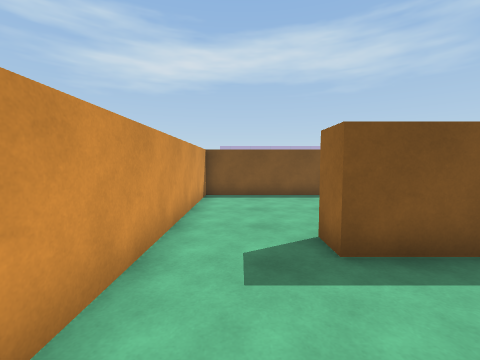
view 1 (above)

12 first-person views from a walk through a Unity game level. The camera is 1.4 m above the floor, tilts 4° down and sees 90° across. Doors are open. The floor is counted in squares, 1 m on a side. Each view is taken from the middle of a square. On the plan, view 1 faces up. The plan holds only what a view shows up to about 13 squares ahead; the rest is blank. The place goes on beyond the plan. The player is left out.

view 2
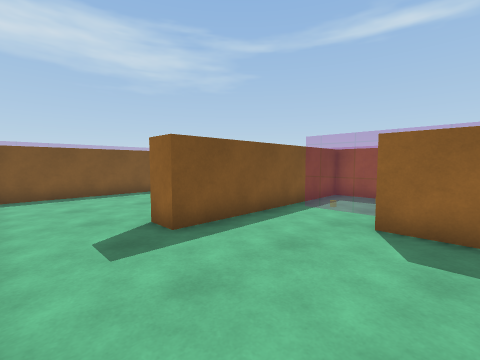

view 3
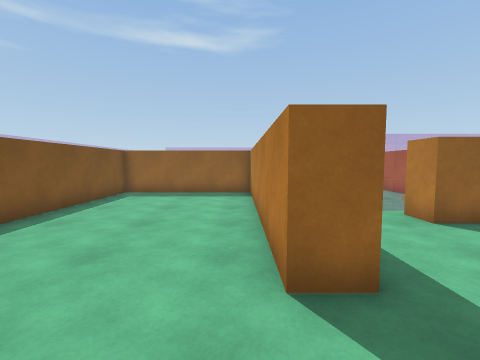

view 4
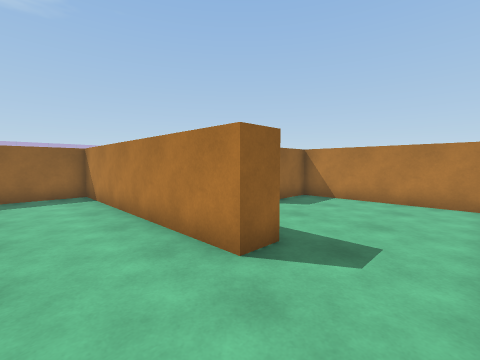

view 5
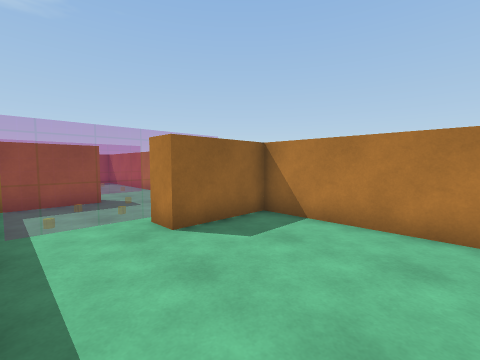

view 6
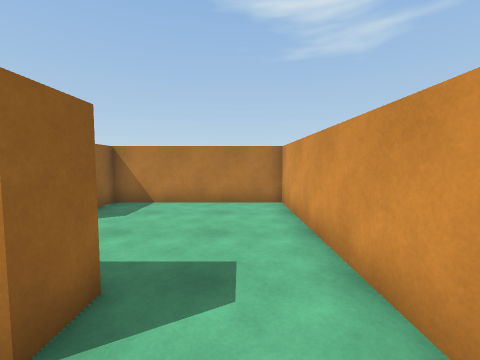

view 7
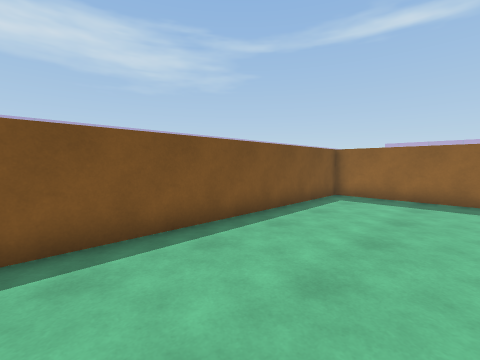

view 8
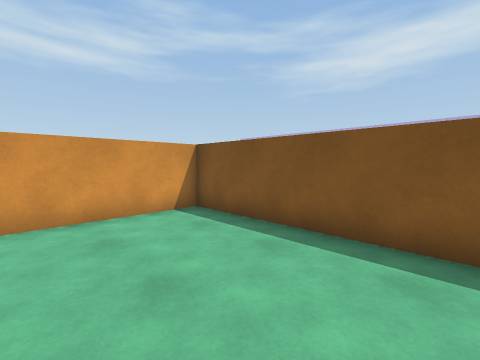

view 9
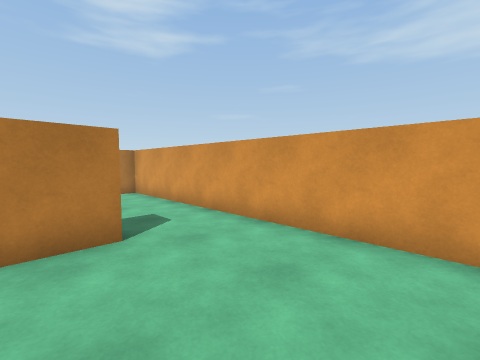

view 10
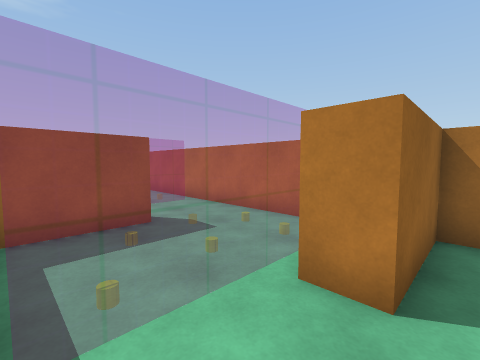

view 11
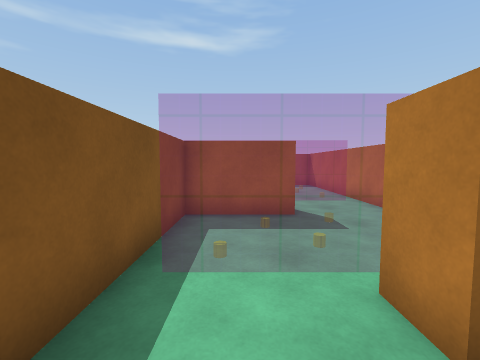

view 12
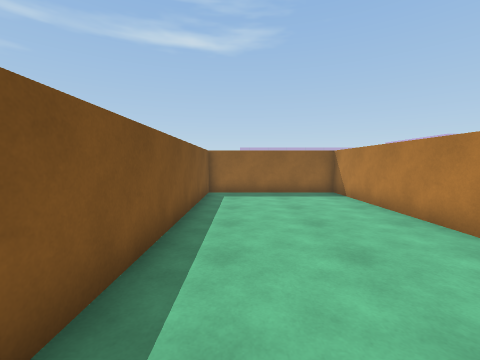

### Floor plan
Points are (right, up) in squares from view 1. A wall is a line through its corners. A room is listed if a view was taken in it or the views show most of it. See-through windows are left out.
Room 1 (views 1, 2, 5, 10, 11)
walls: (-1.5, 4) (-1.5, -2.5) (4.5, -2.5) (4.5, 0.5); (9.5, 3.5) (1.5, 3.5)
ways out: open door at (0, 4) to room 2; open door at (5, 2)
Room 2 (views 3, 4, 6, 7, 8, 9, 12)
walls: (1.5, 4.5) (10.5, 4.5) (10.5, 10.5) (-1.5, 10.5) (-1.5, 4)
ways out: open door at (0, 4) to room 1

Positions as (right, up) in squares from view 1, and headings:
1: (0, 0), facing up
2: (-1, -1), facing up-right
3: (-1, 5), facing right
4: (-1, 7), facing down-right
5: (0, 3), facing down-right
6: (0, 6), facing down
7: (0, 6), facing up-right
8: (5, 6), facing up-left
9: (3, 9), facing down-left
10: (4, 3), facing down-right
11: (3, 2), facing right
12: (-1, 9), facing right
